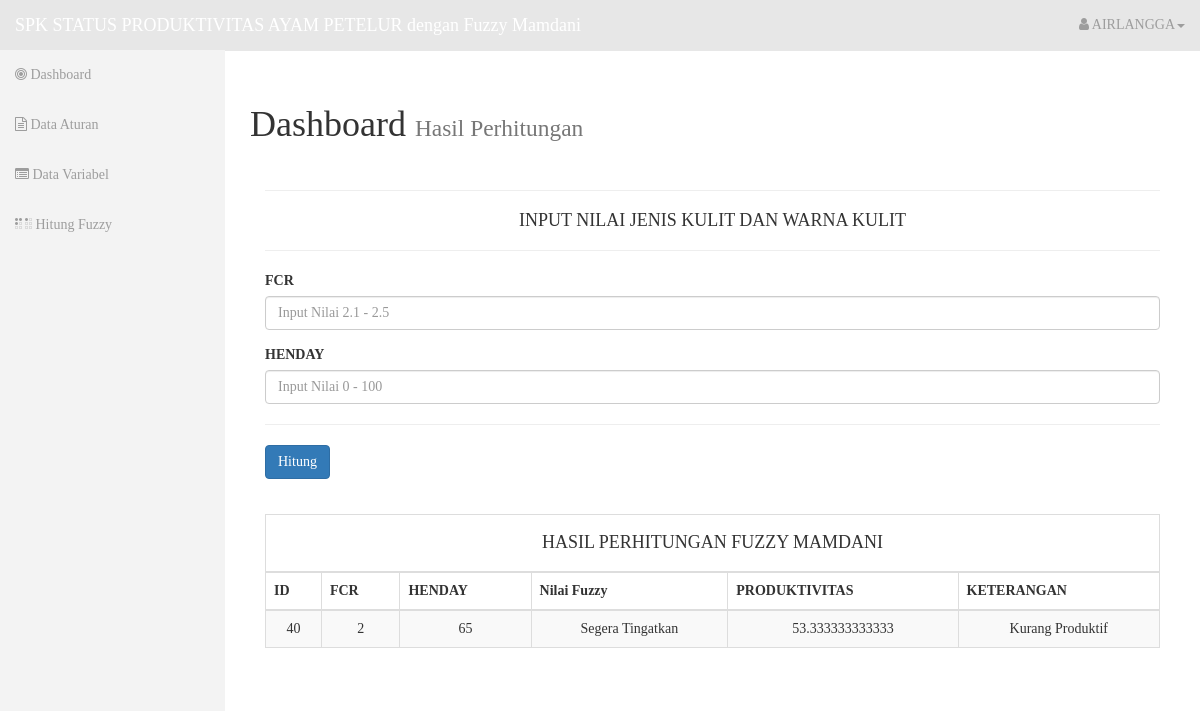
The page /admin/tampil_fuzzy.php (signed in) on the database its author committed.
### tables this page shows
CREATE TABLE `user` (
  `id_user` int(11) NOT NULL,
  `nama` varchar(50) NOT NULL,
  `username` varchar(20) NOT NULL,
  `password` varchar(500) NOT NULL
);

CREATE TABLE `hasil_fuzzy` (
  `id_hasil` int(11) NOT NULL,
  `fcr` varchar(50) NOT NULL,
  `henday` varchar(50) NOT NULL,
  `nilai_fuzzy` varchar(50) NOT NULL,
  `status_produktivitas` varchar(50) NOT NULL,
  `keterangan` varchar(50) NOT NULL,
  `rule1` varchar(40) NOT NULL,
  `rule2` varchar(50) NOT NULL,
  `rule3` varchar(50) NOT NULL,
  `rule4` varchar(50) NOT NULL,
  `rule5` varchar(50) NOT NULL,
  `rule6` varchar(50) NOT NULL,
  `rule7` varchar(50) NOT NULL,
  `rule8` varchar(50) NOT NULL,
  `rule9` varchar(50) NOT NULL,
  `min` varchar(50) NOT NULL,
  `max` varchar(50) NOT NULL,
  `a1` varchar(50) NOT NULL,
  `a2` varchar(50) NOT NULL
);

### admin/tampil_fuzzy.php (the view)
<?php include '../src/header.php'; ?>
<div id="page-wrapper">
    <div class="row">
        <div class="col-lg-12">
        <h1>Dashboard <small>Hasil Perhitungan</small></h1>
                <div class="panel-body">
                    <table class="table table-striped table-bordered" id="example">
                      <hr>
                        <h4 align="center">INPUT NILAI JENIS KULIT DAN WARNA KULIT</h4>
                      <hr>
                      <form method="POST" action="aksi/proses_fuzzy.php">
                        <div class="form-group">
                          <label for="fcr">FCR</label>
                          <input type="text" name="fcr" class="form-control" placeholder="Input Nilai 2.1 - 2.5" required>
                        </div>
                        <div class="form-group">
                          <label for="henday">HENDAY</label>
                          <input type="text" name="henday" class="form-control" placeholder="Input Nilai 0 - 100" required>
                        </div>
                        <hr>
                        <div class="form-group">
                          <button type="submit" class="btn btn-primary" name="proses" id="proses" value="Hitung">Hitung</button>
                        </div>
                      </form>
                    </table>
                    <table class="table table-striped table-bordered" id="example">
                        <thead>
                            <td colspan="7"><h4 align="center">HASIL PERHITUNGAN FUZZY MAMDANI</h4></td>
                            <tr>
                                <th>ID</th>
                                <th>FCR</th>
                                <th>HENDAY</th>
                                <th>Nilai Fuzzy</th>
                                <th>PRODUKTIVITAS</th>
                                <th>KETERANGAN</th>
                            </tr>
                            <?php
                            include "../src/koneksi.php";
                            $query = mysqli_query($koneksi, "SELECT * FROM hasil_fuzzy ORDER BY id_hasil DESC LIMIT 1");
                            while($data = mysqli_fetch_array($query)){
                            ?>
                        </thead>
                        <tbody>
                            <tr>
                                <td align="center"><?php echo $data['id_hasil']; ?></td>
                                <td align="center"><?php echo $data['fcr']; ?></td>
                                <td align="center"><?php echo $data['henday']; ?></td>
                                <td align="center"><?php echo $data['nilai_fuzzy']; ?></td>
                                <td align="center"><?php echo $data['status_produktivitas']; ?></td>
                                <td align="center"><?php echo $data['keterangan']; ?></td>
                            </tr>
                            <?php } ?>
                        </tbody>
                    </table>
                </div>
        </div>
    </div>
</div>
<?php include '../src/footer.php'; ?>

### src/header.php (shortened to what this page needs)
<?php
include 'koneksi.php';
$ambil = mysqli_query($koneksi, "SELECT * FROM user WHERE username='$_SESSION[username]'");
$data  = mysqli_fetch_array($ambil);
?>
<!DOCTYPE html>
<html lang="en">
<head>
    <link rel="stylesheet" type="text/css" href="../assets/bootstrap/css/bootstrap.min.css" />
    <link rel="stylesheet" type="text/css" href="../assets/font-awesome/css/font-awesome.min.css" />
    <link rel="stylesheet" type="text/css" href="../assets/css/local.css" />
    <link rel="stylesheet" type="text/css" href="../assets/css/pagination.css" />
    <link rel="stylesheet" type="text/css" href="http://www.shieldui.com/shared/components/latest/css/light-bootstrap/all.min.css" />
</head>
<body>
    <div id="wrapper">
        <nav class="navbar navbar-inverse navbar-fixed-top" role="navigation">
            <div class="navbar-header">
                <a class="navbar-brand" href="index.php">SPK STATUS PRODUKTIVITAS AYAM PETELUR dengan Fuzzy Mamdani</a>
            </div>
            <div class="collapse navbar-collapse navbar-ex1-collapse">
                <ul class="nav navbar-nav side-nav">
                    <li><a href="index.php"><i class="fa fa-bullseye"></i> Dashboard</a></li>
                    <li><a href="data_aturan.php"><i class="fa fa-file-text-o" aria-hidden="true"></i> Data Aturan</a></li>
                    <li><a href="data_kriteria.php"><i class="fa fa-list-alt" aria-hidden="true"></i> Data Variabel</a></li>
                    <li><a href="hitung_fuzzy.php"><i class="fa fa-braille" aria-hidden="true"></i> Hitung Fuzzy</a></li>
                </ul>
                <ul class="nav navbar-nav navbar-right navbar-user">
                    <li class="dropdown user-dropdown">
                       <a href="#" class="dropdown-toggle" data-toggle="dropdown"><i class="fa fa-user"></i> <?php echo $data['nama']; ?><b class="caret"></b></a>
                   </li>
                </ul>
            </div>
        </nav>

### assets/css/local.css (style rules this page uses)
#wrapper { padding-left: 0; }
#page-wrapper { width: 100%; padding: 5px 15px; }
body { font-family: 'Trebuchet MS'; font-size: 14px; line-height: 1.42857143; color: #333; background-color: #fff; }
.navbar-inverse { background-color: #e7e7e7; border-color: #e7e7e7; }
@media (min-width:768px) { #wrapper { padding-left: 225px; } }
@media (min-width:768px) { #page-wrapper { padding: 15px 25px; } }
@media (min-width:768px) { .side-nav { margin-left: -225px; left: 225px; width: 225px; position: fixed; top: 50px; height: 100%; border-radius: 0; border: none; background-color: #F3F3F3; overflow-y: auto; } }
@media (min-width:768px) { .side-nav>li>a { width: 225px; } }
@media (min-width:768px) { .navbar-collapse { padding-left: 15px !important; padding-right: 15px !important; } }

### rows shown on the page
user: nama "AIRLANGGA"
hasil_fuzzy: id_hasil "40", fcr "2", henday "65", nilai_fuzzy "Segera Tingatkan", status_produktivitas "53.333333333333", keterangan "Kurang Produktif"
